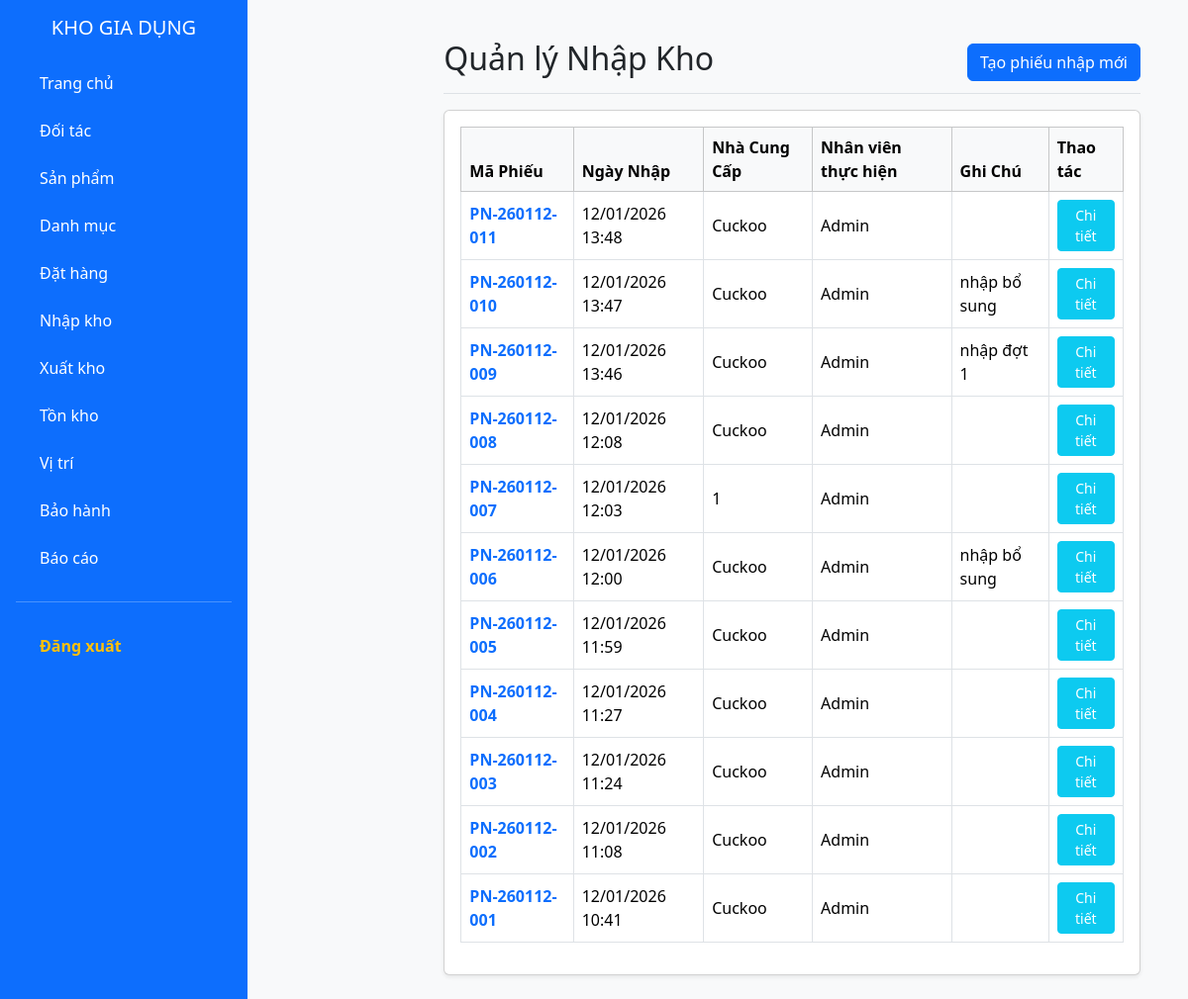
The app's page /public/import (signed in), older data.
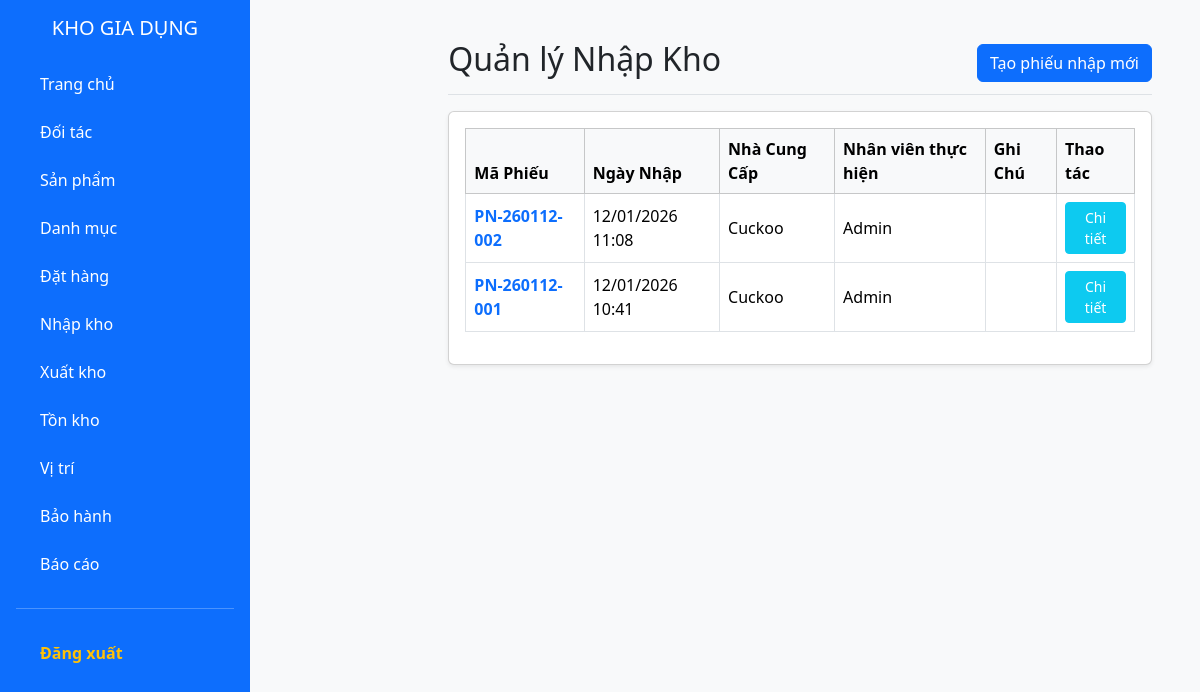
The same page, newer data.
### tables this page shows
CREATE TABLE IF NOT EXISTS `phieunhap` (
  `maPN` varchar(20) NOT NULL,
  `ngayNhap` datetime DEFAULT CURRENT_TIMESTAMP,
  `maNCC` varchar(10) NOT NULL,
  `ghiChu` varchar(300) DEFAULT NULL,
  `maND` varchar(20) DEFAULT NULL,
  PRIMARY KEY (`maPN`),
  KEY `fk_pn_ncc` (`maNCC`),
  KEY `fk_pn_nd` (`maND`)
);

CREATE TABLE IF NOT EXISTS `nhacungcap` (
  `maNCC` varchar(10) NOT NULL,
  `tenNCC` varchar(100) NOT NULL,
  `diaChi` varchar(200) DEFAULT NULL,
  `sdt` varchar(20) DEFAULT NULL,
  `email` varchar(50) DEFAULT NULL,
  `trangThai` tinyint DEFAULT '1',
  PRIMARY KEY (`maNCC`)
);

CREATE TABLE IF NOT EXISTS `nguoidung` (
  `maND` varchar(20) NOT NULL,
  `tenND` varchar(100) NOT NULL,
  `email` varchar(50) DEFAULT NULL,
  `sdt` varchar(10) DEFAULT NULL,
  `taiKhoan` varchar(50) NOT NULL,
  `matKhau` varchar(255) NOT NULL,
  `maVaiTro` varchar(20) NOT NULL,
  PRIMARY KEY (`maND`),
  UNIQUE KEY `taiKhoan` (`taiKhoan`),
  KEY `fk_nguoidung_vaitro` (`maVaiTro`)
);

### app/controllers/ImportController.php (called while the page is built, shortened)
<?php
class ImportController extends Controller {
    private $importModel;
    public function __construct() {
        $this->importModel = $this->model('ImportModel');
    }
    public function index() {
        $imports = $this->importModel->getAllImports();
        $data = [
            'title' => 'Lịch sử Nhập kho',
            'imports' => $imports
        ];
        $this->view('import/index', $data);
    }
}
?>

### app/core/app.php (called while the page is built, shortened)
<?php
class App {
    protected $action = 'index';
    public function __construct() {
        $url = $this->parseUrl();
        if (isset($url[0])) {
            if (file_exists(APP_ROOT . '/controllers/' . ucfirst($url[0]) . 'Controller.php')) {
                unset($url[0]);
            }
        }
        $this->controller = new $this->controller;
        $this->params = $url ? array_values($url) : [];
        call_user_func_array([$this->controller, $this->action], $this->params);
    }
    public function parseUrl() {
        if (isset($_GET['url'])) {
            return explode('/', filter_var(rtrim($_GET['url'], '/'), FILTER_SANITIZE_URL));
        }
    }
}
?>

### public/index.php (called while the page is built, shortened)
<?php
require_once ROOT_PATH . '/app/core/Database.php';
require_once ROOT_PATH . '/app/core/Controller.php';
require_once ROOT_PATH . '/app/core/App.php';
$app = new App();
?>

### app/models/ImportModel.php (called while the page is built, shortened)
<?php
class ImportModel {
    private $conn;
    public function __construct() {
        $this->conn = Database::getInstance()->getConnection();
    }
    public function getAllImports() {
        $sql = "SELECT pn.*, ncc.tenNCC, nd.tenND
                FROM phieunhap pn
                JOIN nhacungcap ncc ON pn.maNCC = ncc.maNCC
                LEFT JOIN nguoidung nd ON pn.maND = nd.maND
                ORDER BY pn.ngayNhap DESC";
        $stmt = $this->conn->prepare($sql);
        $stmt->execute();
        return $stmt->fetchAll();
    }
}
?>

### app/core/Database.php (called while the page is built, shortened)
<?php
class Database {
    private static $instance = null;
    private $conn;
    private function __construct() {
        try {
            $dsn = "mysql:host=" . DB_HOST . ";dbname=" . DB_NAME . ";charset=utf8mb4";
            $this->conn = new PDO($dsn, DB_USER, DB_PASS);
            $this->conn->setAttribute(PDO::ATTR_ERRMODE, PDO::ERRMODE_EXCEPTION);
            $this->conn->setAttribute(PDO::ATTR_DEFAULT_FETCH_MODE, PDO::FETCH_ASSOC);
        } catch(PDOException $e) {
            die("Lỗi kết nối MySQL: " . $e->getMessage());
        }
    }
    public static function getInstance() {
        if (!self::$instance) {
            self::$instance = new Database();
        }
        return self::$instance;
    }
    public function getConnection() {
        return $this->conn;
    }
}
?>

### app/views/import/index.php (the view, shortened to what this page needs)
<?php require_once APP_ROOT . '/views/layouts/header.php'; ?>
<?php require_once APP_ROOT . '/views/layouts/sidebar.php'; ?>
<main class="col-md-9 ms-sm-auto col-lg-10 px-md-4">
    <div class="d-flex justify-content-between flex-wrap flex-md-nowrap align-items-center pt-3 pb-2 mb-3 border-bottom">
        <h1 class="h2">Quản lý Nhập Kho</h1>
        <a href="<?php echo BASE_URL; ?>/import/create" class="btn btn-primary">
            <i class="bi bi-plus-lg"></i> Tạo phiếu nhập mới
        </a>
    </div>
    <div class="card shadow-sm">
        <div class="card-body">
            <div class="table-responsive">
                <table class="table table-hover table-bordered align-middle">
                    <thead class="table-light">
                        <tr>
                            <th>Mã Phiếu</th>
                            <th>Ngày Nhập</th>
                            <th>Nhà Cung Cấp</th>
                            <th>Nhân viên thực hiện</th>
                            <th>Ghi Chú</th>
                            <th>Thao tác</th>
                        </tr>
                    </thead>
                    <tbody>
                        <?php if (!empty($data['imports'])): ?>
                            <?php foreach ($data['imports'] as $item): ?>
                            <tr>
                                <td class="fw-bold text-primary"><?php echo $item['maPN']; ?></td>
                                <td>
                                    <?php echo date('d/m/Y H:i', strtotime($item['ngayNhap'])); ?>
                                </td>
                                <td><?php echo $item['tenNCC']; ?></td>
                                <td><?php echo $item['tenND']; ?></td>
                                <td><?php echo $item['ghiChu']; ?></td>
                                <td>
                                    <a href="<?php echo BASE_URL; ?>/import/show/<?php echo urlencode($item['maPN']); ?>" class="btn btn-sm btn-info text-white">Chi tiết</a>
                                </td>
                            </tr>
                            <?php endforeach; ?>
                        <?php endif; ?>
                    </tbody>
                </table>
            </div>
        </div>
    </div>
</main>
<?php require_once APP_ROOT . '/views/layouts/footer.php'; ?>

Row changes from the older to the newer data that the page shows:
removed phieunhap: maPN "PN-260112-011", ngayNhap "12/01/2026 13:48", maNCC.tenNCC "Cuckoo", maND.tenND "Admin"
removed phieunhap: maPN "PN-260112-010", ngayNhap "12/01/2026 13:47", maNCC.tenNCC "Cuckoo", maND.tenND "Admin", ghiChu "nhập bổ sung"
removed phieunhap: maPN "PN-260112-009", ngayNhap "12/01/2026 13:46", maNCC.tenNCC "Cuckoo", maND.tenND "Admin", ghiChu "nhập đợt 1"
removed phieunhap: maPN "PN-260112-008", ngayNhap "12/01/2026 12:08", maNCC.tenNCC "Cuckoo", maND.tenND "Admin"
removed phieunhap: maPN "PN-260112-007", ngayNhap "12/01/2026 12:03", maNCC.tenNCC "1", maND.tenND "Admin"
removed phieunhap: maPN "PN-260112-006", ngayNhap "12/01/2026 12:00", maNCC.tenNCC "Cuckoo", maND.tenND "Admin", ghiChu "nhập bổ sung"
removed phieunhap: maPN "PN-260112-005", ngayNhap "12/01/2026 11:59", maNCC.tenNCC "Cuckoo", maND.tenND "Admin"
removed phieunhap: maPN "PN-260112-004", ngayNhap "12/01/2026 11:27", maNCC.tenNCC "Cuckoo", maND.tenND "Admin"
removed phieunhap: maPN "PN-260112-003", ngayNhap "12/01/2026 11:24", maNCC.tenNCC "Cuckoo", maND.tenND "Admin"
